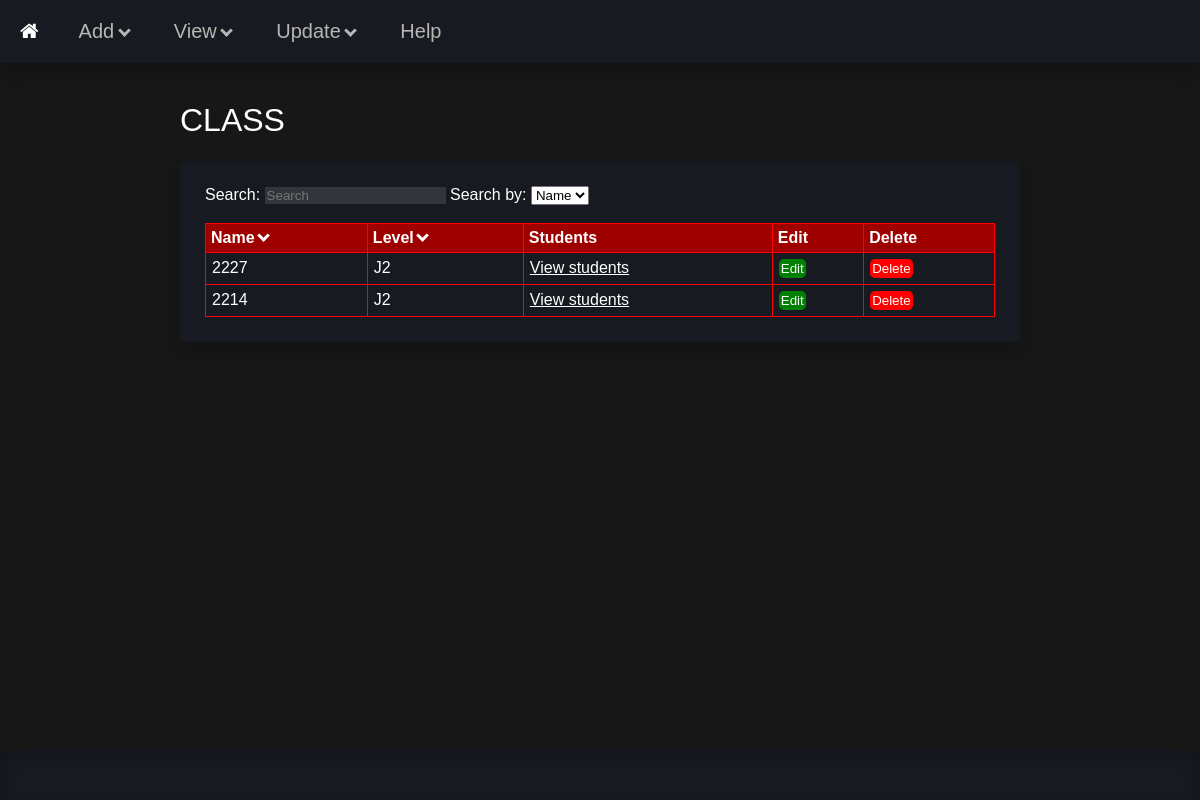
The page /view_class on the database as committed earlier.
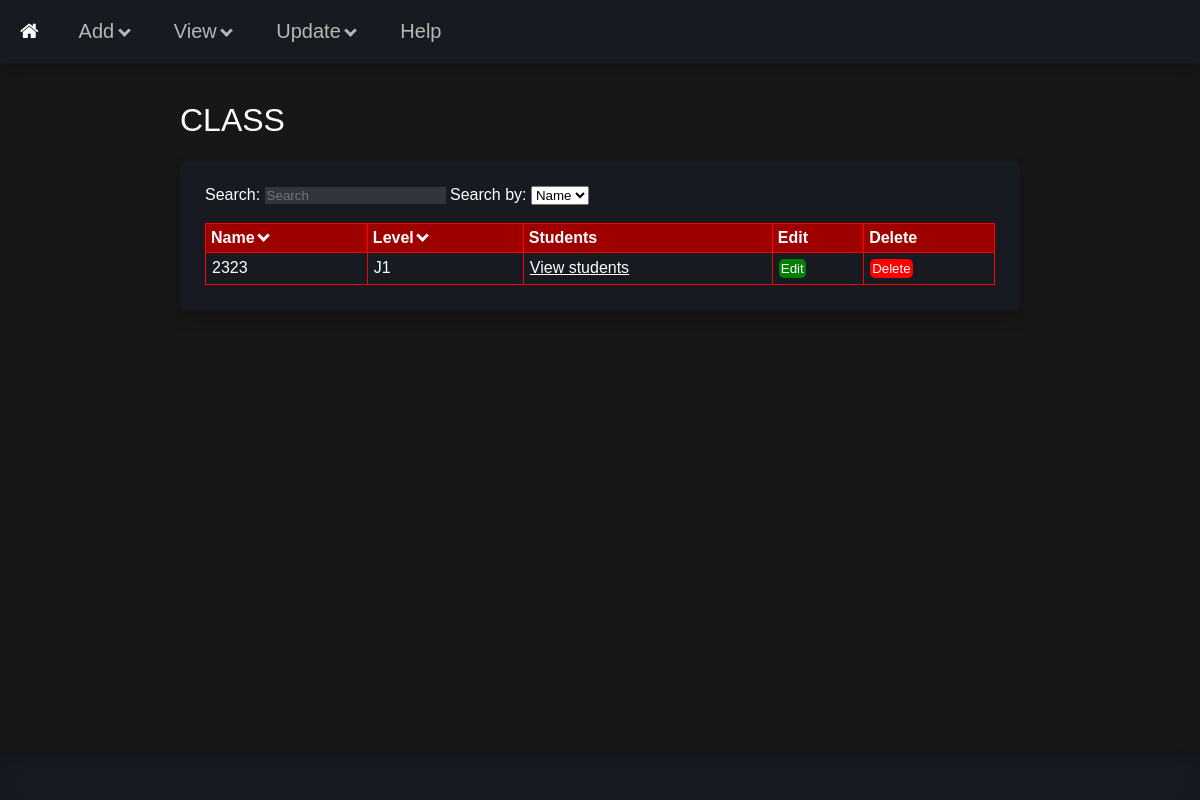
The same page on the database as committed later.
### tables this page shows
CREATE TABLE "Class" (
	`id`	INTEGER,
	`Name`	TEXT,
	`Level`	TEXT,
	PRIMARY KEY(`id`)
);

### main.py (the view)
@app.route('/view_class', methods=['GET', 'POST'])
def view_class():
    return view('class', request)

### frontend.py (called while the page is built, shortened)
def view(type, rqst): # view function for rendering /view pages
    return render_template('view.html', data = view_data(type)) # renders main records

### storage.py (called while the page is built, shortened)
    def view_all(self):
        conn = sqlite3.connect(self._dbname)
        c = conn.cursor()
        VIEW = f"""
            SELECT * FROM {self._tblname};
        """
        c.execute(VIEW)
        result = c.fetchall()
        print(result)
        if result == []:
            return False
        for i, x in enumerate(result):
            x = list(x)
            x.pop(0)
            x = tuple(x)
            result[i] = x
        conn.close()
        return result

### templates/view.html (shortened to what this page needs)
<!DOCTYPE HTML>
<html>
    <head>
        <link rel='stylesheet' href='static/css/style.css'>
    </head>
    <body>
        {% include 'header.html' %}
        <div class='container'>
            <h1>{{data['check'].upper()}} {{data['main'].upper()}} {{data['foreign'].upper()}}</h1>
            <div class='container-box'>
                <label for='search'>Search: </label>
                <input id='search' placeholder="Search" type='text' class='search' oninput="search(this.value)">
                <label for='select'>Search by: </label>
                <select id="select">
                    {% for count, key in data['header'].items() %}
                        {% if key not in data['extra'] %}
                        <option value="{{count}}">
                            {{key.replace('_', ' ').title()}}
                        </option>
                        {% endif %}
                    {% endfor %}
                </select>
                {% if not data['main'] %}
                    <br><br>
                    <table id='table'>
                        <tr>
                        {% for count, key in data['header'].items() %}
                                <td class='table-header' onclick='sort({{count}}, "caret-{{key}}")'>
                                    {% if key in data['extra'] %}
                                        <p id='{{key}}'>
                                            {{key.replace('_', ' ').title()}}
                                        </p>
                                    {% else %}
                                        <p id='{{key}}'>
                                            {{key.replace('_', ' ').title()}} <i class="downcaret" id="caret-{{key}}" style="border-color: white"></i>
                                        </p>
                                    {% endif %}
                                </td>
                        {% endfor %}
                            <td class="table-header">
                                <p>Edit</p>
                            </td>
                            <td class="table-header">
                                <p>Delete</p>
                            </td>
                        </tr>
                        {% for id, record in data['data'].items() %}
                            <tr>
                                <form method='post' action="/view_{{data['check']}}?edit">
                                    {% for key, value in record.items() %}
                                        <td>
                                            {% if key in data['extra'] %}
                                                <a class='table-content' href="{{value[1]}}">{{value[0]}}</a>
                                            {% else %}
                                                <p class='table-content' name="{{id}}">{{value}}</p>
                                            {% endif %}
                                        </td>
                                    {% endfor %}
                                    <td>
                                        <input class="table-edit" type='button' value='Edit' onclick='edit({{id}}, this)'>
                                    </td>
                                    <td>
                                        <input class="table-delete" type="submit" value='Delete' formaction="/view_{{data['check']}}?delete">
                                    </td>
                                </form>
                            </tr>
                        {% endfor %}
                    </table>
                {% endif %}
            </div>
        </div>
        {% include 'footer.html' %}
    </body>
</html>

### templates/header.html (shortened to what this page needs)
<!DOCTYPE HTML>
<head>
    <link href="static/css/style.css" rel="stylesheet">
    <link rel="stylesheet" href="https://cdnjs.cloudflare.com/ajax/libs/font-awesome/4.7.0/css/font-awesome.min.css">
</head>
<body>
    <div class='navbar'>
        <a href="/"><i class="fa fa-home"></i></a>
        <div class='dropdown'>
            <p>Add <i class="downcaret"></i></p>
        </div>
        <div class='dropdown'>
            <p>View <i class="downcaret"></i></p>
        </div>
        <div class='dropdown'>
            <p>Update <i class="downcaret"></i></p>
        </div>
        <a href='/help'>Help</a>
    </div>
    <br>
</body>

### templates/footer.html
<head>
    <link href="static/css/style.css" rel="stylesheet">
</head>
<body>
    <br><br><br>
    <div class="footer">
    </div>
</body>

### static/css/style.css (style rules this page uses)
body { font-family: Verdana, sans-serif; margin: 0px; background-color: #171717; color: white; }
a { color: white; }
.footer { display: block; text-align: center; background-color: #171a21; width: 100%; height: 50px; position: fixed; bottom: 0; box-shadow: 0px 8px 16px 0px rgba(0,0,0,0.2) inset; }
.container { width: 70%; height: 60%; margin: auto; }
.container h1 { color: white; font-weight: 200; }
.container { margin: auto; color: white; }
.container-box { background-color: #181a21; display: block; border-radius: 5px; padding: 25px; margin: auto; box-shadow: 0px 8px 16px 0px rgba(0,0,0,0.2); }
@media (min-width: 815px) { .container-box { display: block; } }
.navbar { top: 0; width: 100%; background-color: #171a21; overflow: hidden; box-shadow: 0px 8px 16px 0px rgba(0,0,0,0.2); }
.navbar a { padding: 20px; text-align: center; float: left; font-size: 20px; text-decoration: none; color: #b8b6b4; }
.dropdown { float: left; overflow:hidden; background-color: #171a21; text-align: center; font-size: 20px; width: auto; cursor: default; }
.dropdown p { padding-left: 20px; padding-right: 20px; color: #b8b6b4; }
.downcaret { border: solid #b8b6b4; border-width: 0 3px 3px 0; display: inline-block; padding: 3px; margin-bottom: 3px; margin-right: 5px; transform: rotate(45deg); }
.table-header { text-align: left; font-weight: bold; background-color: #9e0000; padding: 5px; margin: 0px; cursor: pointer; }
.table-header p { margin: 0; }
.table-content { text-align: left; margin: 5px; color: white; }
.table-edit { text-align: left; margin: 5px; cursor: pointer; color: white; background: green; border: none; border-radius: 5px; }
.table-delete { text-align: left; margin: 5px; cursor: pointer; color: white; background: red; border: none; border-radius: 5px; }
table { border-collapse: collapse; width: 100%; }
td { border: #FF0000 solid 1px; }
td input { margin: 5px; padding: 2px; background-color: #32353c; border: 1px #32353c; border-radius: 3px; color: white; }
.search { background-color: #32353c; color: white; border: 1px #32353c; }

Rows that differ between the two databases and show on the page:
removed Class: Name "2214", Level "J2"
changed Class: Name "2227" → "2323"; Level "J2" → "J1"
Other text that changed with them:
list line gone: "View students Edit Delete"
